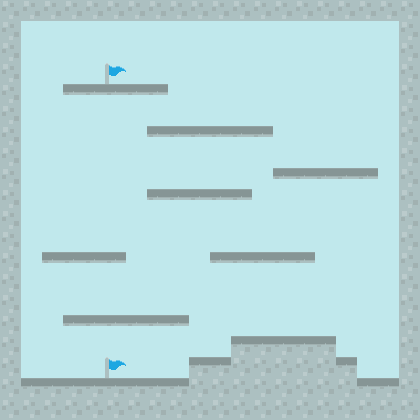

A 2D game scene composited from a Tiled map and its tileset images. What follows is a short description and the map's XML, with each tile layer's data collapsed to a summary:
An orthogonal 20x20 tile map with 21x21 px tiles, 2 tile layers (background, foreground) and 14 objects.

<map version="1.0" orientation="orthogonal" width="20" height="20" tilewidth="21" tileheight="21">
 <tileset firstgid="1" name="testset" tilewidth="21" tileheight="21">
  <image source="tileset.png" width="105" height="21" />
 </tileset>
 <layer name="background" width="20" height="20">
  <data>[400 cells, 400 non-empty, 1 distinct tile ids]</data>
 </layer>
 <layer name="foreground" width="20" height="20">
  <data>[400 cells, 145 non-empty, 4 distinct tile ids]</data>
 </layer>
 <objectgroup name="collision" width="20" height="20">
  <object x="64" y="85" width="103" height="10" />
  <object x="148" y="126" width="124" height="9" />
  <object x="274" y="169" width="104" height="9" />
  <object x="148" y="189" width="104" height="9" />
  <object x="42" y="252" width="84" height="9" />
  <object x="210" y="253" width="105" height="10" />
  <object x="64" y="315" width="125" height="9" />
  <object x="189" y="357" width="167" height="87" />
  <object x="231" y="336" width="104" height="20" />
  <object x="21" y="379" width="168" height="60" />
  <object x="357" y="378" width="81" height="65" />
  <object x="0" y="-5" width="21" height="432" />
  <object x="401" y="-10" width="28" height="389" />
  <object x="21" y="-10" width="381" height="31" />
 </objectgroup>
</map>